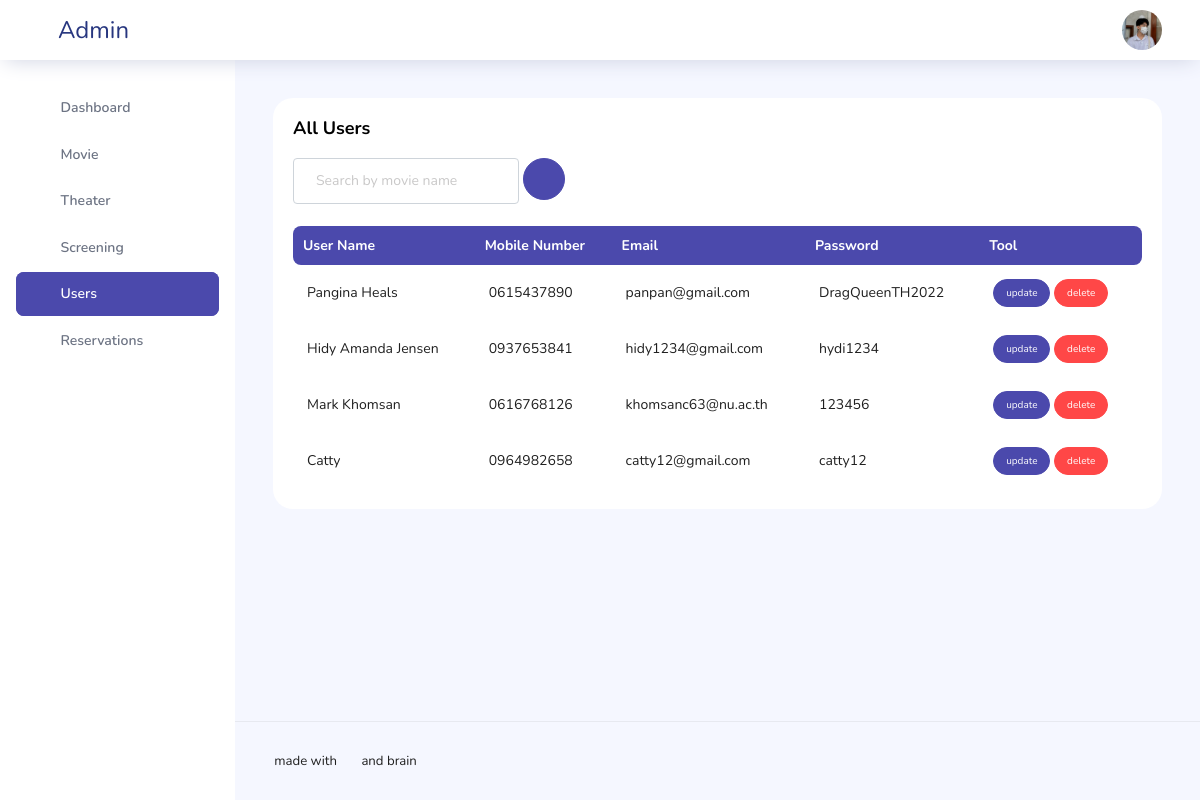
Before: /admin/user.php (signed in) with the older database file.
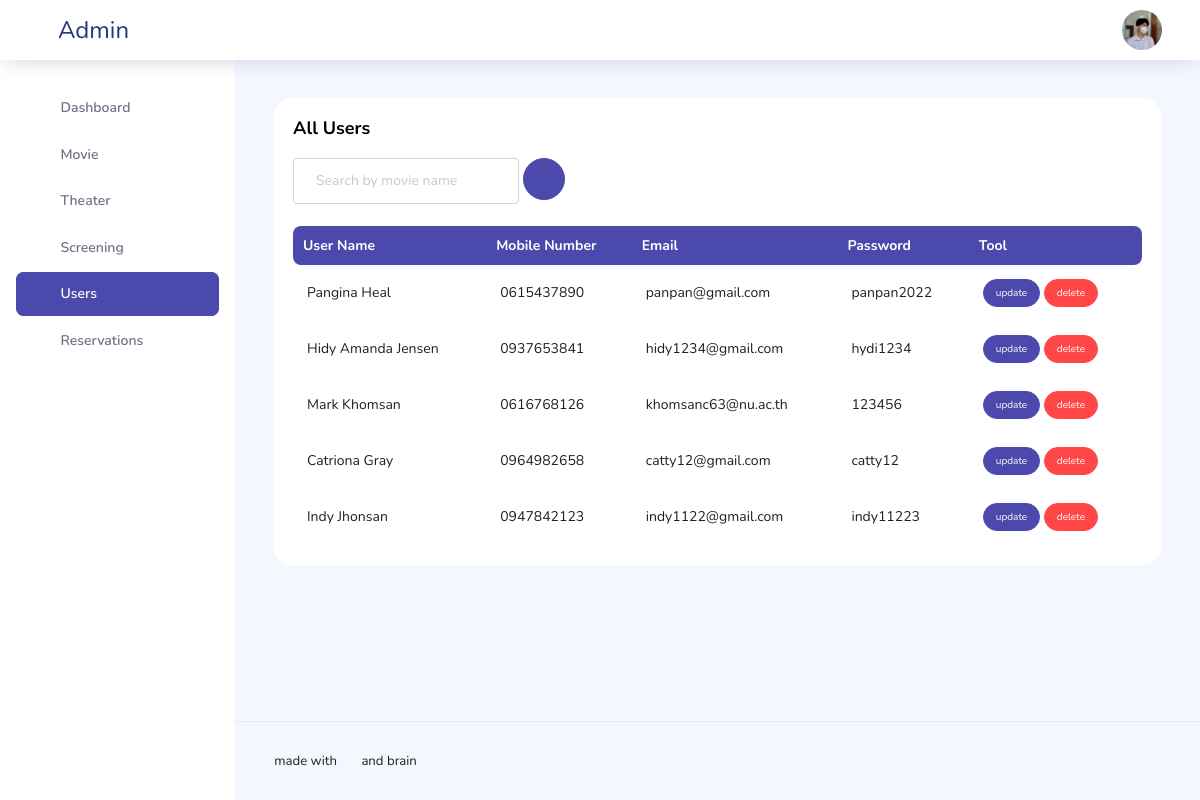
After: the same page with the newer database file.
### tables this page shows
CREATE TABLE `users` (
  `id` int NOT NULL,
  `name` varchar(100) NOT NULL,
  `mobile_number` varchar(10) NOT NULL,
  `email` varchar(50) NOT NULL,
  `password` varchar(50) NOT NULL
);

### admin/inc/UserModel.php (the view, shortened to what this page needs)
<div class="content-wrapper">
    <div class="row">
        <div class="col-md-12 grid-margin stretch-card">
            <div class="card">
                <div class="card-body">
                    <p class="card-title">All Users</p>
                    <?php
                    if (isset($_POST['search'])) {
                        $search = $_POST['search'];
                        $sql = "SELECT * FROM users WHERE name LIKE '%$search%'";
                    } else {
                        $sql = "SELECT * FROM users $where";
                    }
                    $query = $conn->query($sql);
                    ?>
                    <form action="" method="post">
                        <div class="input-group">
                            <div class="form-outline">
                                <input type="search" id="search" name="search" class="form-control" placeholder="Search by movie name" value="<?php echo @$_POST['search']; ?>" />
                            </div> &nbsp;
                            <button type="submit" class="btn btn-primary btn-rounded btn-icon">
                                <i class="ti-search"></i>
                            </button>
                        </div>
                    </form>
                    <br>
                    <div class="row">
                        <div class="col-12">
                            <div class="table-responsive">
                                <table class="display expandable-table" style="width:100%">
                                    <thead>
                                        <tr>
                                            <th>User Name</th>
                                            <th>Mobile Number</th>
                                            <th>Email</th>
                                            <th>Password</th>
                                            <th>Tool</th>
                                        </tr>
                                    </thead>
                                    <tbody>
                                        <?php
                                        while ($row = $query->fetch_assoc()) {
                                            $id = $row['id'];
                                            echo "
                                                    <tr>
                                                    <td>" . $row['name'] . "</td>
                                                    <td>" . $row['mobile_number'] . "</td>
                                                    <td>" . $row['email'] . "</td>
                                                    <td>" . $row['password'] . "</td>
                                                    <td>
                                                    <a href='useredit.php?GetID=$id'><input type='button' value='update' class='btn btn-primary btn-xs edit_data' /></a>
                                                    <a href='usercheckdel.php?GetID=$id'><input type='button' value='delete' class='btn btn-danger btn-xs delete_data' /></a>
                                                    </td>
                                                    </tr>
                                                ";
                                        }
                                        ?>
                                    </tbody>
                                </table>
                            </div>
                        </div>
                    </div>
                </div>
            </div>
        </div>
    </div>
</div>

Changed rows visible on the page:
changed users "panpan@gmail.com": name "Pangina Heals" → "Pangina Heal"; password "DragQueenTH2022" → "panpan2022"
changed users "catty12@gmail.com": name "Catty" → "Catriona Gray"
added users: name "Indy Jhonsan", mobile_number "0947842123", email "indy1122@gmail.com", password "indy11223"
